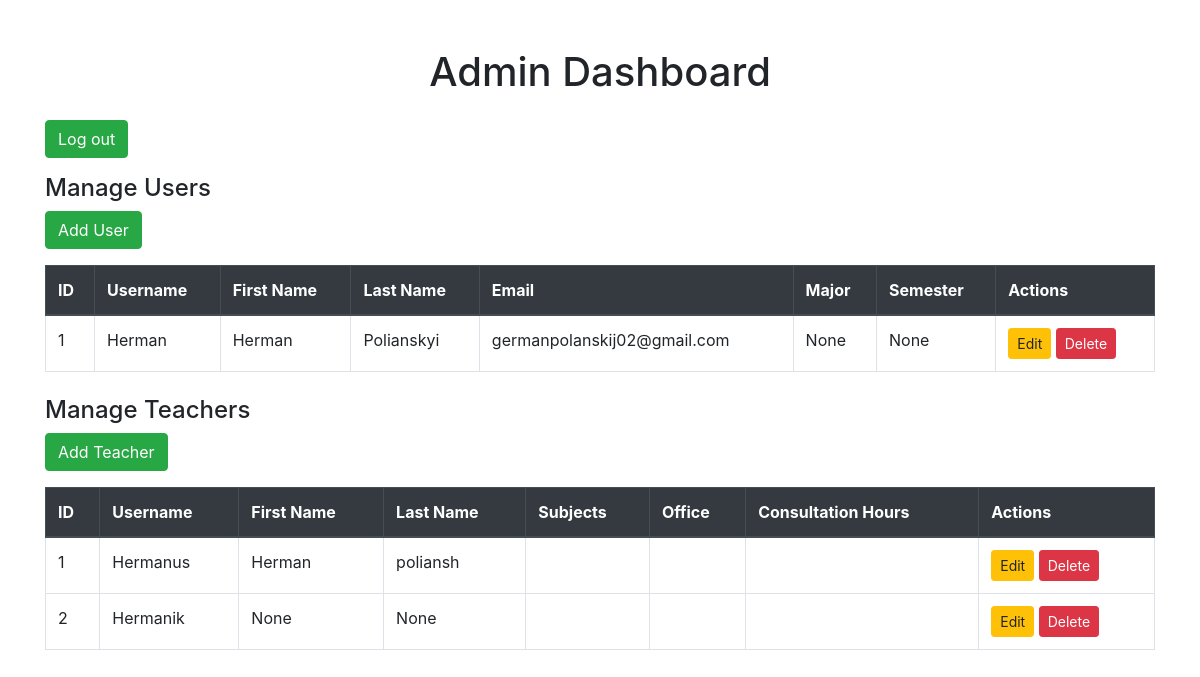
Page /admin (signed in) on the earlier database version.
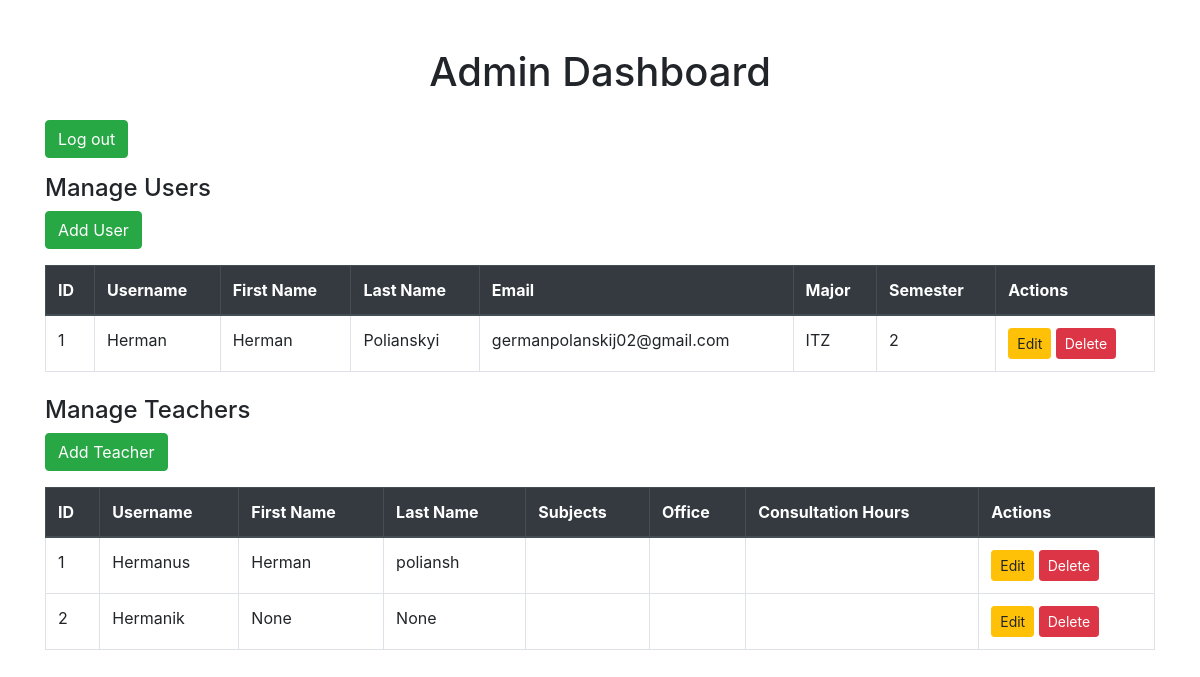
Same page on the later database version.
### app.py (models this page shows)
class User(UserMixin, db.Model):
    id = db.Column(db.Integer, primary_key=True)
    username = db.Column(db.String(150), unique=True, nullable=False)
    password = db.Column(db.String(150), nullable=False)
    account_type = db.Column(db.String(50), nullable=False)
    courses = db.relationship('Course', secondary='enrollment', backref=db.backref('enrolled_students', lazy=True))
    email = db.Column(db.String(150), nullable=True)
    first_name = db.Column(db.String(100), nullable=True)
    last_name = db.Column(db.String(100), nullable=True)
    major = db.Column(db.String(150), nullable=True)
    semester = db.Column(db.Integer, nullable=True)

class Teacher(UserMixin, db.Model):
    id = db.Column(db.Integer, primary_key=True)
    username = db.Column(db.String(150), unique=True, nullable=False)
    password = db.Column(db.String(150), nullable=False)
    account_type = db.Column(db.String(50), nullable=False)
    first_name = db.Column(db.String(100), nullable=True)
    last_name = db.Column(db.String(100), nullable=True)
    subjects = db.Column(db.String(200), nullable=False)
    office = db.Column(db.String(100), nullable=False)
    consultation_hours = db.Column(db.String(100), nullable=False)

### app.py (the view)
@app.route('/admin', methods=['GET', 'POST'])
@login_required
def admin_page():
    if not current_user.is_authenticated:
        flash("You must be logged in to access this page.", "danger")
        return redirect(url_for('login'))
    teachers = Teacher.query.all()
    users = User.query.all()
    return render_template('admin_page.html', teachers=teachers, users=users)

### app.py (called while the page is built)
@login_manager.user_loader
def load_user(user_id):
    user = User.query.get(int(user_id))
    if not user:
        user = Teacher.query.get(int(user_id))
    if not user:
        user = Admin.query.get(int(user_id))
    return user

### templates/admin_page.html (shortened to what this page needs)
<!DOCTYPE html>
<html lang="en">
<head>
    <link rel="stylesheet" href="https://cdn.jsdelivr.net/npm/bootstrap@4.3.1/dist/css/bootstrap.min.css"
>
</head>
<body>
    <div class="container mt-5">
        <h1 class="text-center mb-4">Admin Dashboard</h1>
        <a href="{{ url_for('logout') }}" class="btn btn-success mb-3">Log out</a>
        <div class="mb-4">
            <h4>Manage Users</h4>
            <a href="{{ url_for('add_user') }}" class="btn btn-success mb-3">Add User</a>
            <table class="table table-bordered table-hover">
                <thead class="thead-dark">
                    <tr>
                        <th>ID</th>
                        <th>Username</th>
                        <th>First Name</th>
                        <th>Last Name</th>
                        <th>Email</th>
                        <th>Major</th>
                        <th>Semester</th>
                        <th>Actions</th>
                    </tr>
                </thead>
                <tbody>
                    {% for user in users %}
                        <tr>
                            <td>{{ user.id }}</td>
                            <td>{{ user.username }}</td>
                            <td>{{ user.first_name }}</td>
                            <td>{{ user.last_name }}</td>
                            <td>{{ user.email }}</td>
                            <td>{{ user.major }}</td>
                            <td>{{ user.semester }}</td>
                            <td>
                                <a href="{{ url_for('edit_user', user_id=user.id) }}" class="btn btn-sm btn-warning">Edit</a>
                                <a href="{{ url_for('delete_user', user_id=user.id) }}"
                                    class="btn btn-sm btn-danger"
                                    onclick="return confirm('Are you sure you want to delete this user?')">Delete</a>
                            </td>
                        </tr>
                    {% endfor %}
                </tbody>
            </table>
        </div>
        <div class="mb-5">
            <h4>Manage Teachers</h4>
            <button class="btn btn-success mb-3" data-toggle="modal" data-target="#addTeacherModal">Add Teacher</button>
            <table class="table table-bordered table-hover">
                <thead class="thead-dark">
                    <tr>
                        <th>ID</th>
                        <th>Username</th>
                        <th>First Name</th>
                        <th>Last Name</th>
                        <th>Subjects</th>
                        <th>Office</th>
                        <th>Consultation Hours</th>
                        <th>Actions</th>
                    </tr>
                </thead>
                <tbody>
                    {% for teacher in teachers %}
                        <tr>
                            <td>{{ teacher.id }}</td>
                            <td>{{ teacher.username }}</td>
                            <td>{{ teacher.first_name }}</td>
                            <td>{{ teacher.last_name }}</td>
                            <td>{{ teacher.subjects }}</td>
                            <td>{{ teacher.office }}</td>
                            <td>{{ teacher.consultation_hours }}</td>
                            <td>
                                <a href="{{ url_for('edit_teacher', teacher_id=teacher.id) }}" class="btn btn-sm btn-warning">Edit</a>
                                <a href="{{ url_for('delete_teacher', teacher_id=teacher.id) }}"
                                    class="btn btn-sm btn-danger"
                                    onclick="return confirm('Are you sure you want to delete this teacher?')">Delete</a>
                            </td>
                        </tr>
                    {% endfor %}
                </tbody>
            </table>
        </div>
    </div>
</body>
</html>

Differences in the rows shown:
changed User "Herman": major "None" → "ITZ"; semester "None" → "2"
